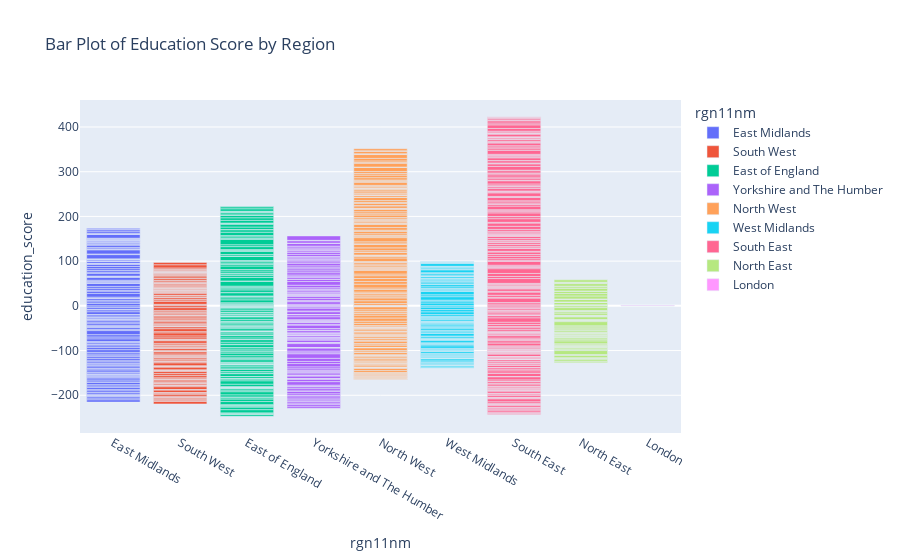

The notebook cell saved with this chart:
### Markdown cell above
**Step 3: Visualizations**

### Code cell
# Bar Plot - Example using 'rgn11nm' for categorical variable and 'education_score' for numerical variable
bar_plot = px.bar(df, x='rgn11nm', y='education_score', color='rgn11nm', title='Bar Plot of Education Score by Region')
bar_plot.show()

### Figure 1 — Plotly figure (JSON) as saved in the notebook; plotly's stock layout.template omitted (floating-point values rounded to 4 significant figures; data arrays with more than 128 entries replaced by an {"elided": "..."} marker saying what was removed)
{"data": [{"alignmentgroup": "True", "hovertemplate": "rgn11nm=%{x}<br>education_score=%{y}<extra></extra>", "legendgroup": "East Midlands", "marker": {"color": "#636efa", "pattern": {"shape": ""}}, "name": "East Midlands", "offsetgroup": "East Midlands", "orientation": "v", "showlegend": true, "textposition": "auto", "type": "bar", "x": {"elided": "134 str values"}, "xaxis": "x", "y": {"elided": "134 float values"}, "yaxis": "y"}, {"alignmentgroup": "True", "hovertemplate": "rgn11nm=%{x}<br>education_score=%{y}<extra></extra>", "legendgroup": "South West", "marker": {"color": "#EF553B", "pattern": {"shape": ""}}, "name": "South West", "offsetgroup": "South West", "orientation": "v", "showlegend": true, "textposition": "auto", "type": "bar", "x": {"elided": "138 str values"}, "xaxis": "x", "y": {"elided": "138 float values"}, "yaxis": "y"}, {"alignmentgroup": "True", "hovertemplate": "rgn11nm=%{x}<br>education_score=%{y}<extra></extra>", "legendgroup": "East of England", "marker": {"color": "#00cc96", "pattern": {"shape": ""}}, "name": "East of England", "offsetgroup": "East of England", "orientation": "v", "showlegend": true, "textposition": "auto", "type": "bar", "x": {"elided": "150 str values"}, "xaxis": "x", "y": {"elided": "150 float values"}, "yaxis": "y"}, {"alignmentgroup": "True", "hovertemplate": "rgn11nm=%{x}<br>education_score=%{y}<extra></extra>", "legendgroup": "Yorkshire and The Humber", "marker": {"color": "#ab63fa", "pattern": {"shape": ""}}, "name": "Yorkshire and The Humber", "offsetgroup": "Yorkshire and The Humber", "orientation": "v", "showlegend": true, "textposition": "auto", "type": "bar", "x": ["Yorkshire and The Humber", "Yorkshire and The Humber", "Yorkshire and The Humber", "Yorkshire and The Humber", "Yorkshire and The Humber", "Yorkshire and The Humber", "Yorkshire and The Humber", "Yorkshire and The Humber", "Yorkshire and The Humber", "Yorkshire and The Humber", "Yorkshire and The Humber", "Yorkshire and The Humber", "Yorkshire and The Humber", "Yorkshire and The Humber", "Yorkshire and The Humber", "Yorkshire and The Humber", "Yorkshire and The Humber", "Yorkshire and The Humber", "Yorkshire and The Humber", "Yorkshire and The Humber", "Yorkshire and The Humber", "Yorkshire and The Humber", "Yorkshire and The Humber", "Yorkshire and The Humber", "Yorkshire and The Humber", "Yorkshire and The Humber", "Yorkshire and The Humber", "Yorkshire and The Humber", "Yorkshire and The Humber", "Yorkshire and The Humber", "Yorkshire and The Humber", "Yorkshire and The Humber", "Yorkshire and The Humber", "Yorkshire and The Humber", "Yorkshire and The Humber", "Yorkshire and The Humber", "Yorkshire and The Humber", "Yorkshire and The Humber", "Yorkshire and The Humber", "Yorkshire and The Humber", "Yorkshire and The Humber", "Yorkshire and The Humber", "Yorkshire and The Humber", "Yorkshire and The Humber", "Yorkshire and The Humber", "Yorkshire and The Humber", "Yorkshire and The Humber", "Yorkshire and The Humber", "Yorkshire and The Humber", "Yorkshire and The Humber", "Yorkshire and The Humber", "Yorkshire and The Humber", "Yorkshire and The Humber", "Yorkshire and The Humber", "Yorkshire and The Humber", "Yorkshire and The Humber", "Yorkshire and The Humber", "Yorkshire and The Humber", "Yorkshire and The Humber", "Yorkshire and The Humber", "Yorkshire and The Humber", "Yorkshire and The Humber", "Yorkshire and The Humber", "Yorkshire and The Humber", "Yorkshire and The Humber", "Yorkshire and The Humber", "Yorkshire and The Humber", "Yorkshire and The Humber", "Yorkshire and The Humber", "Yorkshire and The Humber", "Yorkshire and The Humber", "Yorkshire and The Humber", "Yorkshire and The Humber", "Yorkshire and The Humber", "Yorkshire and The Humber", "Yorkshire and The Humber", "Yorkshire and The Humber", "Yorkshire and The Humber", "Yorkshire and The Humber", "Yorkshire and The Humber", "Yorkshire and The Humber", "Yorkshire and The Humber", "Yorkshire and The Humber", "Yorkshire and The Humber", "Yorkshire and The Humber", "Yorkshire and The Humber", "Yorkshire and The Humber", "Yorkshire and The Humber", "Yorkshire and The Humber", "Yorkshire and The Humber", "Yorkshire and The Humber", "Yorkshire and The Humber", "Yorkshire and The Humber", "Yorkshire and The Humber", "Yorkshire and The Humber", "Yorkshire and The Humber", "Yorkshire and The Humber", "Yorkshire and The Humber", "Yorkshire and The Humber", "Yorkshire and The Humber", "Yorkshire and The Humber", "Yorkshire and The Humber", "Yorkshire and The Humber", "Yorkshire and The Humber", "Yorkshire and The Humber", "Yorkshire and The Humber", "Yorkshire and The Humber", "Yorkshire and The Humber", "Yorkshire and The Humber", "Yorkshire and The Humber", "Yorkshire and The Humber", "Yorkshire and The Humber", "Yorkshire and The Humber", "Yorkshire and The Humber", "Yorkshire and The Humber", "Yorkshire and The Humber", "Yorkshire and The Humber", "Yorkshire and The Humber", "Yorkshire and The Humber", "Yorkshire and The Humber", "Yorkshire and The Humber", "Yorkshire and The Humber", "Yorkshire and The Humber", "Yorkshire and The Humber", "Yorkshire and The Humber"], "xaxis": "x", "y": [-1.249, 0.7421, -3.814, 2.763, -0.5135, -6.372, 5.804, 1.22, 1.574, 4.578, 4.635, -1.438, 1.589, -6.041, 1.822, 2.198, -0.7759, 0.005535, 0.2748, -4.464, -6.654, -1.764, 3.182, 3.284, 2.457, -2.14, -1.359, 0.2422, -1.055, 4.052, -5.13, 0.2323, -0.6063, -0.01733, -7.569, 5.567, -3.788, -0.8194, 8.188, -0.2462, -4.759, -1.694, 4.725, -1.39, 0.516, -2.199, 4.217, -0.6452, -1.013, -4.213, -0.1375, -2.123, 2.58, -0.9867, -2.181, 2.727, -5.195, -0.7116, 5.065, 4.08, 4.459, -1.472, -9.286, 2.697, -0.2409, 3.949, -0.5356, -6.953, 5.573, 3.388, 3.69, 2.162, -3.772, 3.173, -2.174, -10.03, -6.855, -4.749, -7.693, -4.221, 0.2508, -3.31, 2.575, 0.2676, 4.536, -3.008, -1.98, -3.243, -3.221, -1.473, 4.422, -6.328, -0.2675, -0.0186, -0.5911, -5.2, -7.99, -2.139, -1.615, 3.492, -4.07, -4.921, -1.178, -5.449, -3.411, 1.89, -0.1459, -3.504, 0.7959, 2.26, 3.867, 1.81, -4.23, -2.559, -3.031, -3.776, -2.72, 6.132, 0.6256, 5.36, -4.397, 0.3981, 0.4353, -4.096, 9.86], "yaxis": "y"}, {"alignmentgroup": "True", "hovertemplate": "rgn11nm=%{x}<br>education_score=%{y}<extra></extra>", "legendgroup": "North West", "marker": {"color": "#FFA15A", "pattern": {"shape": ""}}, "name": "North West", "offsetgroup": "North West", "orientation": "v", "showlegend": true, "textposition": "auto", "type": "bar", "x": {"elided": "171 str values"}, "xaxis": "x", "y": {"elided": "171 float values"}, "yaxis": "y"}, {"alignmentgroup": "True", "hovertemplate": "rgn11nm=%{x}<br>education_score=%{y}<extra></extra>", "legendgroup": "West Midlands", "marker": {"color": "#19d3f3", "pattern": {"shape": ""}}, "name": "West Midlands", "offsetgroup": "West Midlands", "orientation": "v", "showlegend": true, "textposition": "auto", "type": "bar", "x": ["West Midlands", "West Midlands", "West Midlands", "West Midlands", "West Midlands", "West Midlands", "West Midlands", "West Midlands", "West Midlands", "West Midlands", "West Midlands", "West Midlands", "West Midlands", "West Midlands", "West Midlands", "West Midlands", "West Midlands", "West Midlands", "West Midlands", "West Midlands", "West Midlands", "West Midlands", "West Midlands", "West Midlands", "West Midlands", "West Midlands", "West Midlands", "West Midlands", "West Midlands", "West Midlands", "West Midlands", "West Midlands", "West Midlands", "West Midlands", "West Midlands", "West Midlands", "West Midlands", "West Midlands", "West Midlands", "West Midlands", "West Midlands", "West Midlands", "West Midlands", "West Midlands", "West Midlands", "West Midlands", "West Midlands", "West Midlands", "West Midlands", "West Midlands", "West Midlands", "West Midlands", "West Midlands", "West Midlands", "West Midlands", "West Midlands", "West Midlands", "West Midlands", "West Midlands", "West Midlands", "West Midlands", "West Midlands", "West Midlands", "West Midlands", "West Midlands", "West Midlands", "West Midlands", "West Midlands", "West Midlands", "West Midlands", "West Midlands", "West Midlands", "West Midlands", "West Midlands", "West Midlands", "West Midlands", "West Midlands", "West Midlands", "West Midlands", "West Midlands", "West Midlands", "West Midlands", "West Midlands", "West Midlands", "West Midlands", "West Midlands", "West Midlands", "West Midlands", "West Midlands", "West Midlands", "West Midlands", "West Midlands", "West Midlands", "West Midlands"], "xaxis": "x", "y": [6.438, 4.304, 2.127, -2.967, -5.455, 7.658, 4.101, -5.341, 7.796, 1.465, -6.208, 2.179, -3.751, 2.174, 0.5748, 3.79, -2.606, -1.703, 4.888, -2.599, -3.736, 0.9606, -0.665, 3.076, 2.825, 3.147, 2.209, 2.203, -1.784, -0.755, -2.763, -1.027, -4.151, 0.5068, 3.617, -0.2638, -3.138, -2.582, 0.58, -3.974, -2.756, -3.209, -0.1674, -0.02223, -6.351, 2.383, -1.852, -3.295, 3.185, -2.019, 2.058, 6.373, -1.309, -1.309, 1.699, -5.127, -1.6, -1.876, -3.411, -5.351, -2.285, 2.375, -3.268, 1.711, -0.6161, -1.443, 1.703, 0.4204, -0.04401, -4.063, -1.696, -2.865, -2.362, -1.552, -3.006, -0.6075, -0.01976, 6.082, -4.431, -2.609, -0.9213, 1.849, 0.2699, -2.736, -1.694, 0.7943, -2.499, 1.087, -0.9349, -0.2468, 0.6716, -3.484, -1.511, -0.2941], "yaxis": "y"}, {"alignmentgroup": "True", "hovertemplate": "rgn11nm=%{x}<br>education_score=%{y}<extra></extra>", "legendgroup": "South East", "marker": {"color": "#FF6692", "pattern": {"shape": ""}}, "name": "South East", "offsetgroup": "South East", "orientation": "v", "showlegend": true, "textposition": "auto", "type": "bar", "x": {"elided": "217 str values"}, "xaxis": "x", "y": {"elided": "217 float values"}, "yaxis": "y"}, {"alignmentgroup": "True", "hovertemplate": "rgn11nm=%{x}<br>education_score=%{y}<extra></extra>", "legendgroup": "North East", "marker": {"color": "#B6E880", "pattern": {"shape": ""}}, "name": "North East", "offsetgroup": "North East", "orientation": "v", "showlegend": true, "textposition": "auto", "type": "bar", "x": ["North East", "North East", "North East", "North East", "North East", "North East", "North East", "North East", "North East", "North East", "North East", "North East", "North East", "North East", "North East", "North East", "North East", "North East", "North East", "North East", "North East", "North East", "North East", "North East", "North East", "North East", "North East", "North East", "North East", "North East", "North East", "North East", "North East", "North East", "North East", "North East", "North East", "North East", "North East", "North East", "North East", "North East", "North East", "North East", "North East", "North East", "North East", "North East", "North East", "North East", "North East", "North East", "North East", "North East", "North East", "North East", "North East", "North East", "North East", "North East", "North East", "North East", "North East", "North East", "North East", "North East", "North East", "North East", "North East", "North East", "North East"], "xaxis": "x", "y": [-4.061, -7.091, 1.382, -0.9552, -1.469, 1.132, -3.049, 5.057, 0.04595, -4.709, -0.5433, -2.056, -0.9802, 0.5375, -6.357, -0.8009, -1.467, 0.5999, -0.3953, -1.483, -9.623, -2.613, -3.88, -2.615, -1.929, 5.844, 0.1363, 0.8249, -3.253, 6.596, 5.512, 5.294, 0.2108, -2.093, -0.2003, -0.9345, -2.359, -1.581, 6.029, -0.5721, -2.003, -2.212, 3.527, -0.2567, 1.354, -3.082, -4.099, 5.682, -6.323, -2.801, -0.3924, -1.908, 0.9166, -1.694, -1.22, -0.808, -2.833, -2.381, -0.4228, -0.5727, 1.663, -8.709, -2.323, 0.4956, -5.232, -1.889, -0.237, -2.418, -3.783, 5.319, -2.502], "yaxis": "y"}, {"alignmentgroup": "True", "hovertemplate": "rgn11nm=%{x}<br>education_score=%{y}<extra></extra>", "legendgroup": "London", "marker": {"color": "#FF97FF", "pattern": {"shape": ""}}, "name": "London", "offsetgroup": "London", "orientation": "v", "showlegend": true, "textposition": "auto", "type": "bar", "x": ["London", "London"], "xaxis": "x", "y": [0.06759, 1.262], "yaxis": "y"}], "layout": {"barmode": "relative", "legend": {"title": {"text": "rgn11nm"}, "tracegroupgap": 0}, "title": {"text": "Bar Plot of Education Score by Region"}, "xaxis": {"anchor": "y", "categoryarray": ["East Midlands", "South West", "East of England", "Yorkshire and The Humber", "North West", "West Midlands", "South East", "North East", "London", null], "categoryorder": "array", "domain": [0, 1], "title": {"text": "rgn11nm"}}, "yaxis": {"anchor": "x", "domain": [0, 1], "title": {"text": "education_score"}}}}
